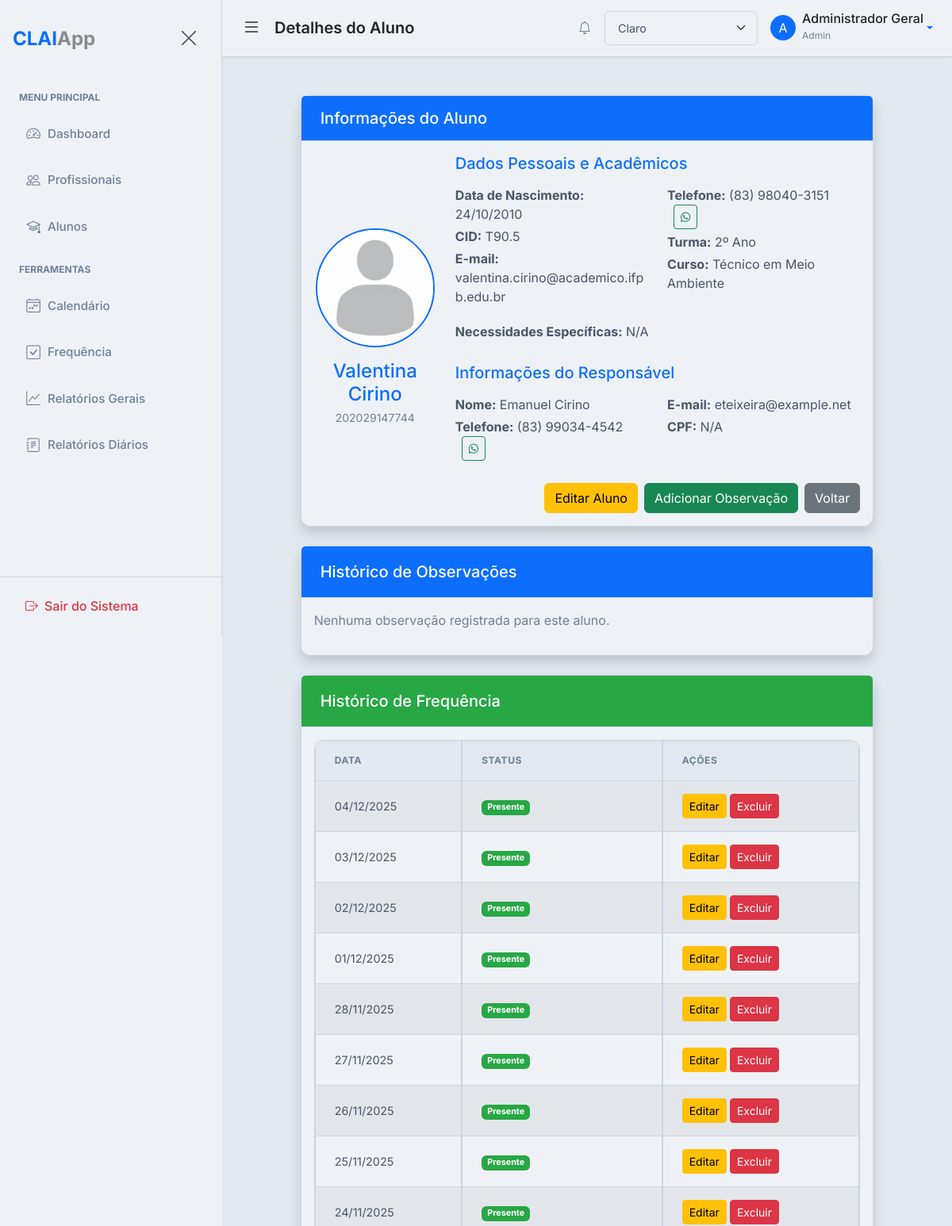
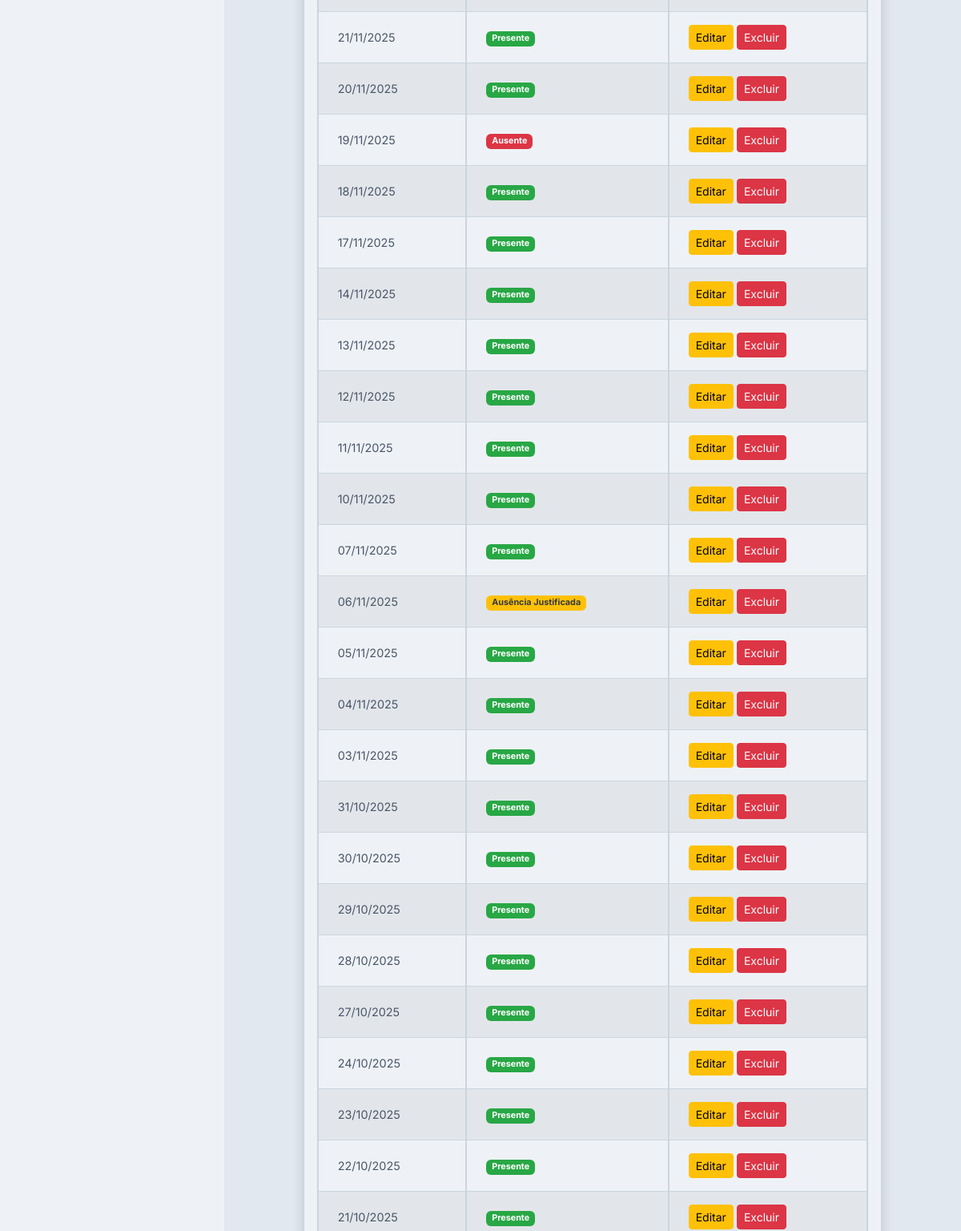
Page /students/1 (signed in, upper part) on the earlier database version (2 pictures, top to bottom).
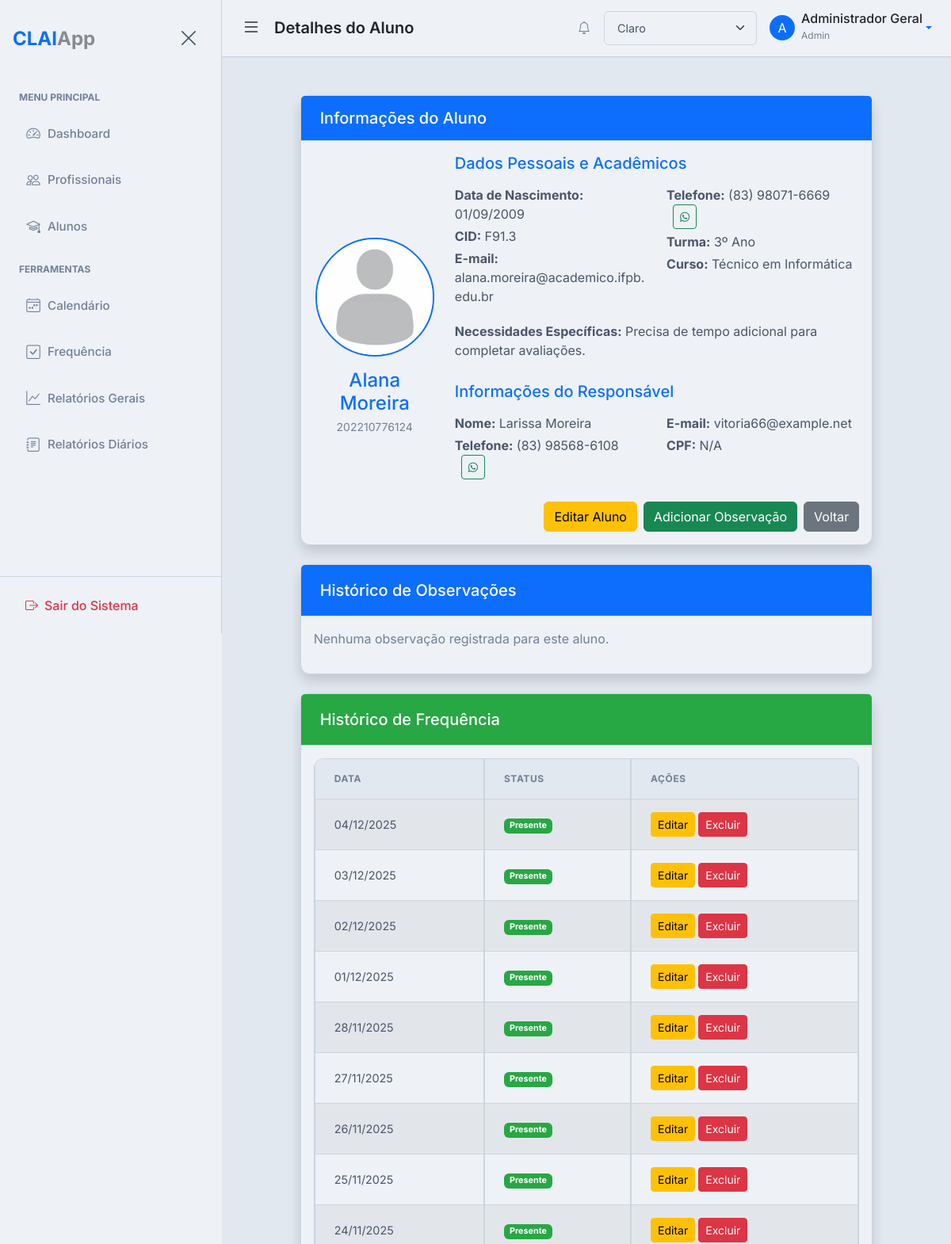
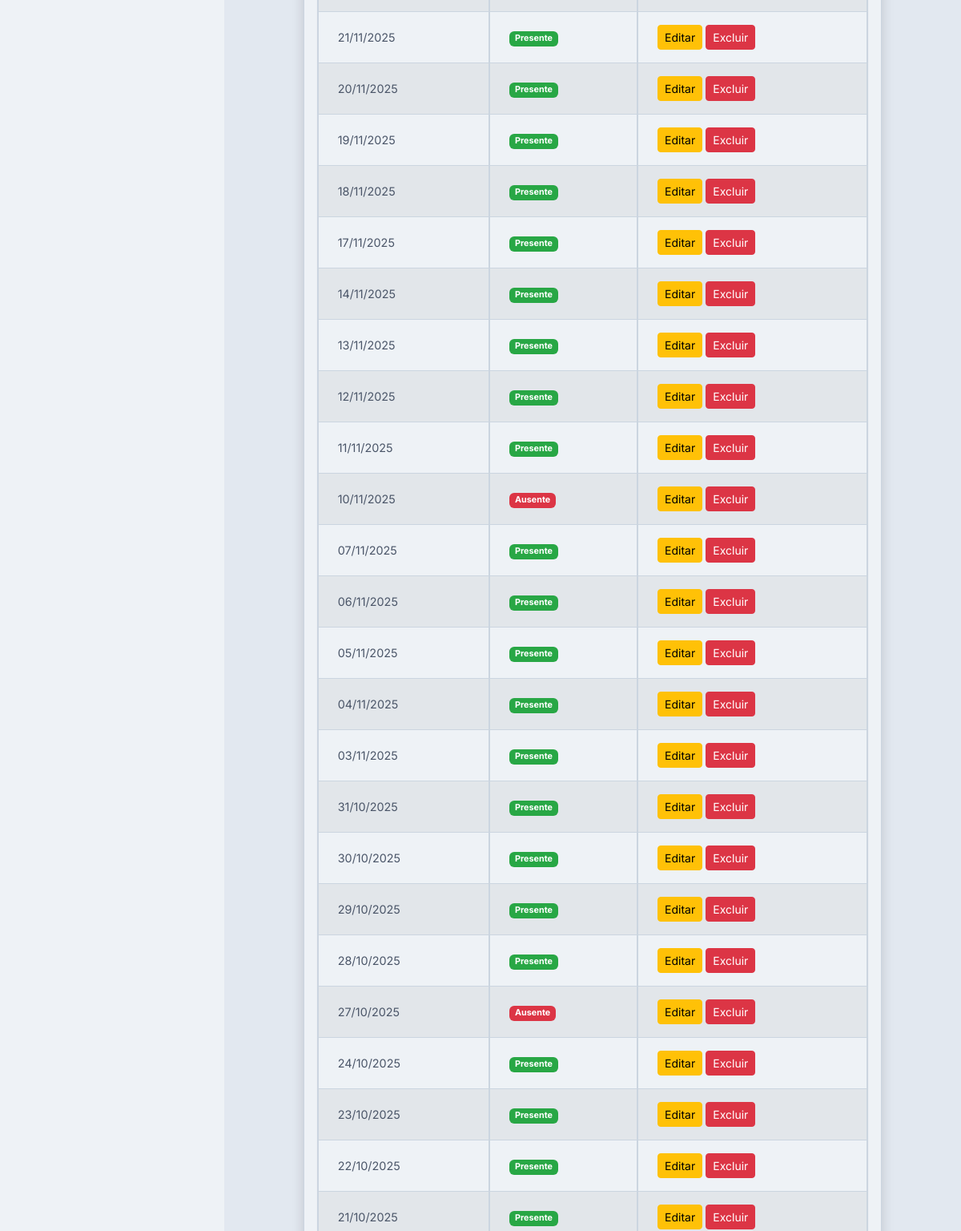
Same page on the later database version (2 pictures, top to bottom).
### app/models.py (models this page shows)
class BaseModel(Model):
    class Meta:
        database = db

class Student(BaseModel):
    name = CharField()
    matricula = CharField(unique=True)
    dob = DateField()
    cid = CharField(null=True)
    email = CharField(null=True)
    phone = CharField(null=True)
    grade = CharField(null=True)
    course = CharField(null=True)
    responsible_name = CharField(null=True)
    responsible_phone = CharField(null=True)
    responsible_email = CharField(null=True)
    responsible_cpf = CharField(null=True)
    pedagogue = ForeignKeyField(User, backref='students', null=True)
    student_picture = CharField(default='default_student.png')
    specific_needs_description = TextField(null=True)
    class Meta:
        table_name = 'students'

class Attendance(BaseModel):
    student = ForeignKeyField(Student, backref='attendance_records')
    date = DateField(default=datetime.date.today)
    status = CharField(default='present')
    class Meta:
        table_name = 'attendance'

### app/routes.py (the view)
@bp.route('/students/<int:student_id>')
@login_required
def student_detail(student_id):
    student = Student.get_or_none(Student.id == student_id)
    if not student or (student.pedagogue != current_user and current_user.role != 'admin'):
        flash('Aluno não encontrado ou você não tem permissão para visualizá-lo.', 'danger')
        return redirect(url_for('main.list_students'))
    observations = Observation.select().where(
        Observation.student == student
    ).order_by(Observation.date.desc())
    attendance_records = Attendance.select().where(
        Attendance.student == student
    ).order_by(Attendance.date.desc())
    return render_template(
        'students/student_detail.html',
        title=student.name,
        student=student,
        observations=observations,
        attendance_records=attendance_records
    )

### app/models.py (called while the page is built)
    def get_id(self):
        return str(self.id)

### app/templates/students/student_detail.html (shortened to what the changed rows need)
{% extends "base.html" %}
{% block page_heading %}Detalhes do Aluno{% endblock %}
{% block content %}
<div class="row my-4">
    <div class="col-lg-10 mx-auto">
        <div class="card shadow mb-4">
            <div class="card-body">
                <div class="row align-items-center">
                    <div class="col-md-3 text-center mb-3 mb-md-0">
                        <img src="{{ url_for('static', filename='img/student_pics/' + student.student_picture) }}" alt="Foto do Aluno" class="img-fluid rounded-circle border border-2 border-primary" style="width: 150px; height: 150px; object-fit: cover;">
                        <h4 class="mt-3 mb-1 text-primary">{{ student.name }}</h4>
                        <p class="text-muted small">{{ student.matricula }}</p>
                    </div>
                    <div class="col-md-9">
                        <div class="row">
                            <div class="col-md-6">
                                <p class="mb-1"><strong>Data de Nascimento:</strong> {{ student.dob.strftime('%d/%m/%Y') }}</p>
                                <p class="mb-1"><strong>CID:</strong> {{ student.cid if student.cid else 'N/A' }}</p>
                                <p class="mb-1"><strong>E-mail:</strong> {{ student.email if student.email else 'N/A' }}</p>
                            </div>
                            <div class="col-md-6">
                                <p class="mb-1"><strong>Telefone:</strong> {{ student.phone if student.phone else 'N/A' }}
                                    {% if student.phone %}
                                        <a href="https://wa.me/{{ student.phone | replace(' ', '') | replace('-', '') | replace('(', '') | replace(')', '') }}" target="_blank" class="btn btn-sm btn-outline-success ms-2" title="Enviar mensagem via WhatsApp">
                                        </a>
                                    {% endif %}
                                </p>
                                <p class="mb-1"><strong>Turma:</strong> {{ student.grade if student.grade else 'N/A' }}</p>
                                <p class="mb-1"><strong>Curso:</strong> {{ student.course if student.course else 'N/A' }}</p>
                            </div>
                        </div>
                        <div class="row mt-3">
                            <div class="col-12">
                                <p class="mb-1"><strong>Necessidades Específicas:</strong> {{ student.specific_needs_description if student.specific_needs_description else 'N/A' }}</p>
                            </div>
                        </div>
                        <div class="row">
                            <div class="col-md-6">
                                <p class="mb-1"><strong>Nome:</strong> {{ student.responsible_name if student.responsible_name else 'N/A' }}</p>
                                <p class="mb-1"><strong>Telefone:</strong> {{ student.responsible_phone if student.responsible_phone else 'N/A' }}
                                    {% if student.responsible_phone %}
                                        <a href="https://wa.me/{{ student.responsible_phone | replace(' ', '') | replace('-', '') | replace('(', '') | replace(')', '') }}" target="_blank" class="btn btn-sm btn-outline-success ms-2" title="Enviar mensagem via WhatsApp">
                                        </a>
                                    {% endif %}
                                </p>
                            </div>
                            <div class="col-md-6">
                                <p class="mb-1"><strong>E-mail:</strong> {{ student.responsible_email if student.responsible_email else 'N/A' }}</p>
                                <p class="mb-1"><strong>CPF:</strong> {{ student.responsible_cpf | format_cpf if student.responsible_cpf else 'N/A' }}</p>
                            </div>
                        </div>
                    </div>
                </div>
            </div>
        </div>
        <div class="card shadow mt-4">
            <div class="card-body">
                {% if attendance_records %}
                    <div class="table-responsive">
                        <table class="table table-striped table-bordered mb-0">
                            <thead>
                                <tr>
                                    <th scope="col">Data</th>
                                    <th scope="col">Status</th>
                                    <th scope="col">Ações</th>
                                </tr>
                            </thead>
                            <tbody>
                                {% for record in attendance_records %}
                                <tr>
                                    <td>{{ record.date.strftime('%d/%m/%Y') }}</td>
                                    <td>
                                        {% if record.status == 'present' %}
                                            <span class="badge bg-success">Presente</span>
                                        {% elif record.status == 'absent' %}
                                            <span class="badge bg-danger">Ausente</span>
                                        {% elif record.status == 'justified_absent' %}
                                            <span class="badge bg-warning text-dark">Ausência Justificada</span>
                                        {% endif %}
                                    </td>
                                    <td>
                                        <a href="{{ url_for('main.edit_attendance', attendance_id=record.id) }}" class="btn btn-sm btn-warning">Editar</a>
                                        <form action="{{ url_for('main.delete_attendance', attendance_id=record.id) }}" method="POST" style="display:inline;">
                                            <button type="submit" class="btn btn-sm btn-danger" onclick="return confirm('Tem certeza que deseja excluir este registro de frequência?');">Excluir</button>
                                        </form>
                                    </td>
                                </tr>
                                {% endfor %}
                            </tbody>
                        </table>
                    </div>
                {% else %}
                    <p class="text-muted">Nenhum registro de frequência para este aluno.</p>
                {% endif %}
            </div>
        </div>
    </div>
</div>
{% endblock %}

Differences in the rows shown:
changed Student: name "Valentina Cirino" → "Alana Moreira"; matricula "202029147744" → "202210776124"; dob "24/10/2010" → "01/09/2009"; cid "T90.5" → "F91.3"; email "valentina.cirino@academico.ifpb.edu.br" → "alana.moreira@academico.ifpb.edu.br"; phone "(83) 98040-3151" → "(83) 98071-6669"; grade "2º Ano" → "3º Ano"; course "Técnico em Meio Ambiente" → "Técnico em Informática"; specific_needs_description "N/A" → "Precisa de tempo adicional para completar avaliações."; responsible_name "Emanuel Cirino" → "Larissa Moreira"; responsible_phone "(83) 99034-4542" → "(83) 98568-6108"; responsible_email "eteixeira@example.net" → "vitoria66@example.net"
changed Attendance (number 12 of 33 on the later page): status "Ausente" → "Presente"
changed Attendance (number 19 of 33 on the later page): status "Presente" → "Ausente"
changed Attendance (number 21 of 33 on the later page): status "Ausência Justificada" → "Presente"
changed Attendance (number 29 of 33 on the later page): status "Presente" → "Ausente"
